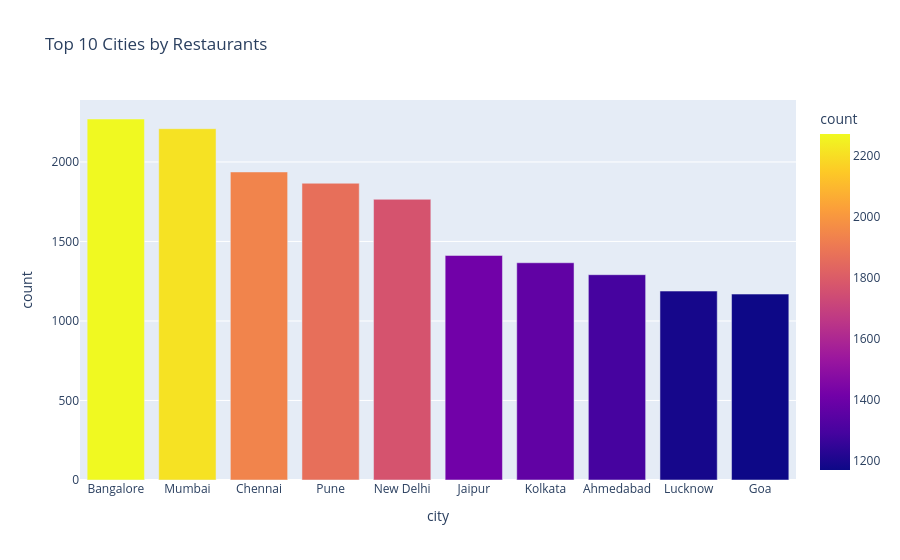

The notebook cell saved with this chart:
### Markdown cell above
**Univariate Analysis**

### Code cell
#Top cities
city_counts = df['city'].value_counts().head(10).reset_index()
city_counts.columns = ['city', 'count']
fig = px.bar(city_counts,x='city',y='count',title='Top 10 Cities by Restaurants',color='count')
fig.show()

### Figure 1 — Plotly figure (JSON) as saved in the notebook; plotly's stock layout.template omitted (floating-point values rounded to 4 significant figures)
{"data": [{"hovertemplate": "city=%{x}<br>count=%{marker.color}<extra></extra>", "legendgroup": "", "marker": {"color": [2270, 2209, 1937, 1866, 1765, 1412, 1366, 1291, 1188, 1169], "coloraxis": "coloraxis", "pattern": {"shape": ""}}, "name": "", "orientation": "v", "showlegend": false, "textposition": "auto", "type": "bar", "x": ["Bangalore", "Mumbai", "Chennai", "Pune", "New Delhi", "Jaipur", "Kolkata", "Ahmedabad", "Lucknow", "Goa"], "xaxis": "x", "y": [2270, 2209, 1937, 1866, 1765, 1412, 1366, 1291, 1188, 1169], "yaxis": "y"}], "layout": {"barmode": "relative", "coloraxis": {"colorbar": {"title": {"text": "count"}}, "colorscale": [[0, "#0d0887"], [0.1111, "#46039f"], [0.2222, "#7201a8"], [0.3333, "#9c179e"], [0.4444, "#bd3786"], [0.5556, "#d8576b"], [0.6667, "#ed7953"], [0.7778, "#fb9f3a"], [0.8889, "#fdca26"], [1, "#f0f921"]]}, "legend": {"tracegroupgap": 0}, "title": {"text": "Top 10 Cities by Restaurants"}, "xaxis": {"anchor": "y", "domain": [0, 1], "title": {"text": "city"}}, "yaxis": {"anchor": "x", "domain": [0, 1], "title": {"text": "count"}}}}
